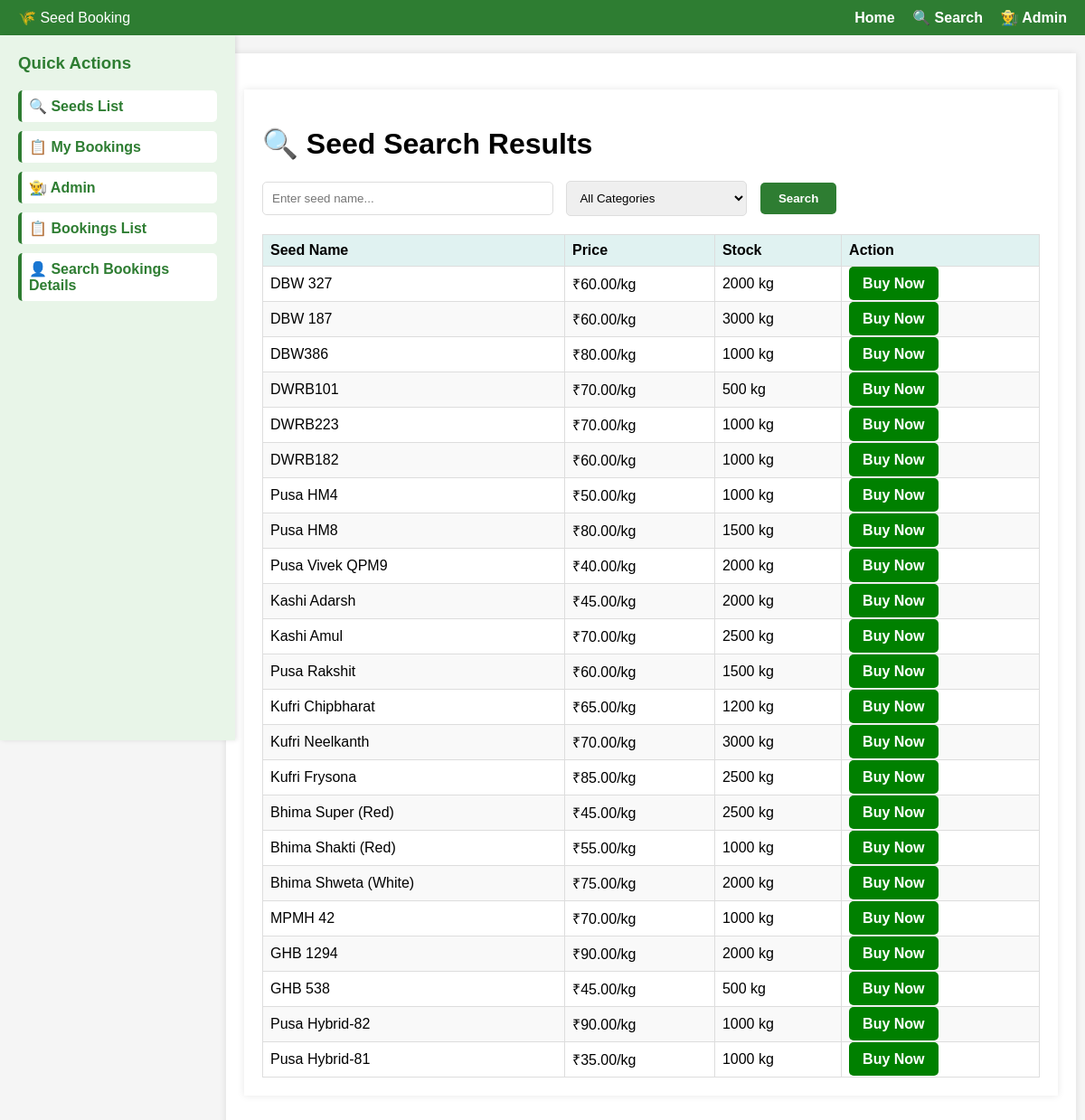
The app's page /search/ with its own data.
### shop/models.py (models this page shows, shortened)
class Seed(models.Model):
    name = models.CharField(max_length=100)
    category = models.CharField(max_length=50)
    subcategory = models.CharField(max_length=50, blank=True)
    price = models.DecimalField(max_digits=8, decimal_places=2)
    stock = models.IntegerField()
    description = models.TextField(blank=True)

### shop/views.py (the view)
# urls.py: path('search/', views.seed_search, name='seed_search'),
def seed_search(request):
    query = request.GET.get('q', '')
    category = request.GET.get('category', '')
    seeds = Seed.objects.all()
    if query:
        seeds = seeds.filter(name__icontains=query)
    if category:  # ← YE LINE MISSING HOGI
        seeds = seeds.filter(category__icontains=category)
    context = {
        'seeds': seeds,
        'query': query,
        'category': category,
    }
    return render(request, 'shop/search.html', context)
    query = request.GET.get('q')
    results = Seed.objects.all()
    if query:
        results = results.filter(Q(name__icontains=query) | Q(category__icontains=query))
    return render(request, 'shop/search.html', {'seeds': results, 'query': query})

### shop/templates/shop/search.html (shortened to what this page needs)
{% extends 'shop/base.html' %}
{% block content %}
<div class="container mt-4">
    <h1>🔍 Seed Search Results</h1>
    <form method="get" class="mb-4" style="margin-bottom:20px;">
    <input type="text" name="q" value="{{ query }}" placeholder="Enter seed name..." style="width: 300px; padding:10px; border-radius:5px; border:1px solid #ddd; display:inline;">
    <select name="category" style="width: 200px; padding:10px; border-radius:5px; border:1px solid #ddd; display:inline; margin-left:10px;">
        <option value="">All Categories</option>
    </select>
    <button type="submit" style="background:#2e7d32;color:white;padding:10px 20px;border:none;border-radius:5px;font-weight:bold;margin-left:10px;">Search</button>
</form>
    <table class="simple-table">
        <thead>
            <tr>
                <th>Seed Name</th>
                <th>Price</th>
                <th>Stock</th>
                <th>Action</th>
            </tr>
        </thead>
        <tbody>
        {% for seed in seeds %}
            <tr>
                <td>{{ seed.name }}</td>
                <td>₹{{ seed.price }}/kg</td>
                <td>{{ seed.stock }} kg</td>
                <td><a href="/pay/{{ seed.id }}/" style="background:green;color:white;padding:10px 15px;border:none;border-radius:5px;text-decoration:none;font-weight:bold;">Buy Now</a></td>
            </tr>
        {% empty %}
            <tr>
                <td colspan="4" style="text-align:center;color:#666;padding:20px;">No seeds found</td>
            </tr>
        {% endfor %}
        </tbody>
    </table>
</div>
{% endblock %}

### shop/templates/shop/base.html (style rules this page uses)
body { font-family: Arial, sans-serif; margin: 0; background: #f5f5f5; }
.container { max-width: 900px; margin: 20px auto; background: white; padding: 20px; box-shadow: 0 0 8px rgba(0, 0, 0, 0.1); }
table.simple-table { width: 100%; border-collapse: collapse; margin-top: 10px; }
table.simple-table th, table.simple-table td { border: 1px solid #ddd; padding: 8px; text-align: left; }
table.simple-table th { background-color: #e0f2f1; }
table.simple-table tr:nth-child(even) { background-color: #f9f9f9; }

### records on screen
Seed: name "DBW 327", price "60.00", stock "2000"
Seed: name "DBW 187", price "60.00", stock "3000"
Seed: name "DBW386", price "80.00", stock "1000"
Seed: name "DWRB101", price "70.00", stock "500"
Seed: name "DWRB223", price "70.00", stock "1000"
Seed: name "DWRB182", price "60.00", stock "1000"
Seed: name "Pusa HM4", price "50.00", stock "1000"
Seed: name "Pusa HM8", price "80.00", stock "1500"
Seed: name "Pusa Vivek QPM9", price "40.00", stock "2000"
Seed: name "Kashi Adarsh", price "45.00", stock "2000"
Seed: name "Kashi Amul", price "70.00", stock "2500"
Seed: name "Pusa Rakshit", price "60.00", stock "1500"
Seed: name "Kufri Chipbharat", price "65.00", stock "1200"
Seed: name "Kufri Neelkanth", price "70.00", stock "3000"
Seed: name "Kufri Frysona", price "85.00", stock "2500"
Seed: name "Bhima Super (Red)", price "45.00", stock "2500"
Seed: name "Bhima Shakti (Red)", price "55.00", stock "1000"
Seed: name "Bhima Shweta (White)", price "75.00", stock "2000"
Seed: name "MPMH 42", price "70.00", stock "1000"
Seed: name "GHB 1294", price "90.00", stock "2000"
Seed: name "GHB 538", price "45.00", stock "500"
Seed: name "Pusa Hybrid-82", price "90.00", stock "1000"
Seed: name "Pusa Hybrid-81", price "35.00", stock "1000"
